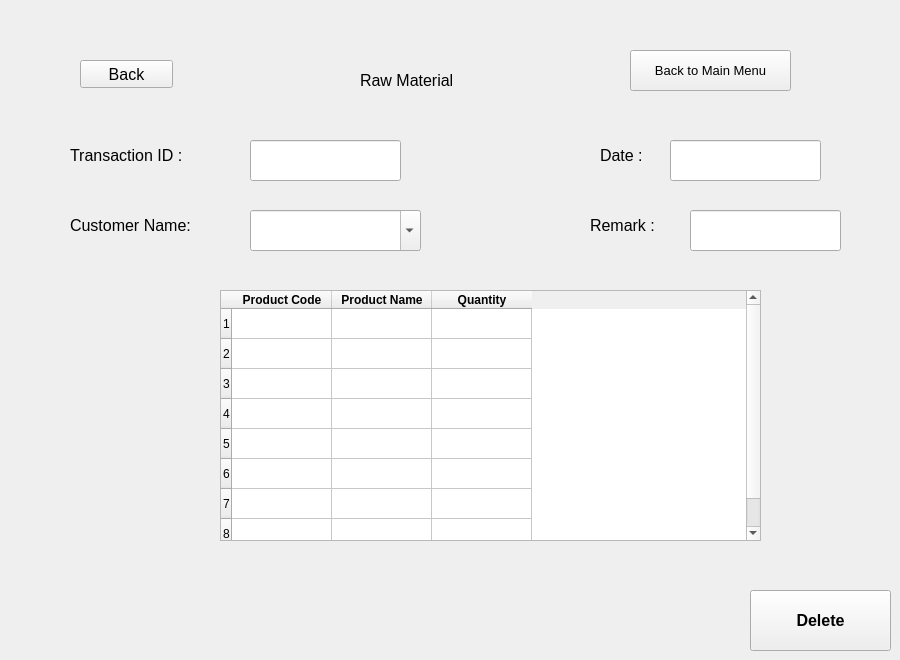
    <widget class="QWidget" name="rm_delete">
     <widget class="QLabel" name="label_13">
      <property name="geometry">
       <rect>
        <x>70</x>
        <y>200</y>
        <width>161</width>
        <height>51</height>
       </rect>
      </property>
      <property name="font">
       <font>
        <pointsize>12</pointsize>
       </font>
      </property>
      <property name="text">
       <string>Customer Name:</string>
      </property>
     </widget>
     <widget class="QLineEdit" name="rm_delete_remark">
      <property name="geometry">
       <rect>
        <x>690</x>
        <y>210</y>
        <width>151</width>
        <height>41</height>
       </rect>
      </property>
      <property name="font">
       <font>
        <pointsize>12</pointsize>
       </font>
      </property>
     </widget>
     <widget class="QPushButton" name="pushButton_4">
      <property name="geometry">
       <rect>
        <x>630</x>
        <y>50</y>
        <width>161</width>
        <height>41</height>
       </rect>
      </property>
      <property name="font">
       <font>
        <pointsize>10</pointsize>
       </font>
      </property>
      <property name="text">
       <string>Back to Main Menu</string>
      </property>
     </widget>
     <widget class="QLabel" name="label_14">
      <property name="geometry">
       <rect>
        <x>360</x>
        <y>60</y>
        <width>151</width>
        <height>41</height>
       </rect>
      </property>
      <property name="font">
       <font>
        <pointsize>12</pointsize>
       </font>
      </property>
      <property name="text">
       <string>Raw Material</string>
      </property>
     </widget>
     <widget class="QComboBox" name="rm_delete_customer">
      <property name="geometry">
       <rect>
        <x>250</x>
        <y>210</y>
        <width>171</width>
        <height>41</height>
       </rect>
      </property>
      <property name="font">
       <font>
        <pointsize>12</pointsize>
       </font>
      </property>
      <property name="editable">
       <bool>true</bool>
      </property>
      <item>
       <property name="text">
        <string/>
       </property>
      </item>
      <item>
       <property name="text">
        <string>Rajesh</string>
       </property>
      </item>
      <item>
       <property name="text">
        <string>Nishit</string>
       </property>
      </item>
      <item>
       <property name="text">
        <string>Nilay</string>
       </property>
      </item>
      <item>
       <property name="text">
        <string>Parth</string>
       </property>
      </item>
     </widget>
     <widget class="QLabel" name="label_15">
      <property name="geometry">
       <rect>
        <x>70</x>
        <y>130</y>
        <width>161</width>
        <height>51</height>
       </rect>
      </property>
      <property name="font">
       <font>
        <pointsize>12</pointsize>
       </font>
      </property>
      <property name="text">
       <string>Transaction ID : </string>
      </property>
     </widget>
     <widget class="QPushButton" name="rm_delete_confirm">
      <property name="geometry">
       <rect>
        <x>750</x>
        <y>590</y>
        <width>141</width>
        <height>61</height>
       </rect>
      </property>
      <property name="font">
       <font>
        <pointsize>12</pointsize>
        <weight>75</weight>
        <bold>true</bold>
       </font>
      </property>
      <property name="text">
       <string>Delete</string>
      </property>
     </widget>
     <widget class="QLabel" name="label_16">
      <property name="geometry">
       <rect>
        <x>600</x>
        <y>130</y>
        <width>71</width>
        <height>51</height>
       </rect>
      </property>
      <property name="font">
       <font>
        <pointsize>12</pointsize>
       </font>
      </property>
      <property name="text">
       <string>Date :</string>
      </property>
     </widget>
     <widget class="QTableWidget" name="rm_delete_table">
      <property name="geometry">
       <rect>
        <x>220</x>
        <y>290</y>
        <width>541</width>
        <height>251</height>
       </rect>
      </property>
      <property name="rowCount">
       <number>8</number>
      </property>
      <property name="columnCount">
       <number>3</number>
      </property>
      <row/>
      <row/>
      <row/>
      <row/>
      <row/>
      <row/>
      <row/>
      <row/>
      <column>
       <property name="text">
        <string>Product Code</string>
       </property>
       <property name="font">
        <font>
         <weight>75</weight>
         <bold>true</bold>
        </font>
       </property>
      </column>
      <column>
       <property name="text">
        <string>Product Name</string>
       </property>
       <property name="font">
        <font>
         <weight>75</weight>
         <bold>true</bold>
        </font>
       </property>
      </column>
      <column>
       <property name="text">
        <string>Quantity</string>
       </property>
       <property name="font">
        <font>
         <weight>75</weight>
         <bold>true</bold>
        </font>
       </property>
      </column>
      <item row="0" column="1">
       <property name="text">
        <string/>
       </property>
       <property name="flags">
        <set>ItemIsSelectable|ItemIsDragEnabled|ItemIsEnabled</set>
       </property>
      </item>
      <item row="1" column="1">
       <property name="text">
        <string/>
       </property>
       <property name="flags">
        <set>ItemIsSelectable|ItemIsDragEnabled|ItemIsEnabled</set>
       </property>
      </item>
      <item row="2" column="1">
       <property name="text">
        <string/>
       </property>
       <property name="flags">
        <set>ItemIsSelectable|ItemIsDragEnabled|ItemIsEnabled</set>
       </property>
      </item>
      <item row="3" column="1">
       <property name="text">
        <string/>
       </property>
       <property name="flags">
        <set>ItemIsSelectable|ItemIsDragEnabled|ItemIsEnabled</set>
       </property>
      </item>
      <item row="4" column="1">
       <property name="text">
        <string/>
       </property>
       <property name="flags">
        <set>ItemIsSelectable|ItemIsDragEnabled|ItemIsEnabled</set>
       </property>
      </item>
      <item row="5" column="1">
       <property name="text">
        <string/>
       </property>
       <property name="flags">
        <set>ItemIsSelectable|ItemIsDragEnabled|ItemIsEnabled</set>
       </property>
      </item>
      <item row="6" column="1">
       <property name="text">
        <string/>
       </property>
       <property name="flags">
        <set>ItemIsSelectable|ItemIsDragEnabled|ItemIsEnabled</set>
       </property>
      </item>
      <item row="7" column="1">
       <property name="text">
        <string/>
       </property>
       <property name="flags">
        <set>ItemIsSelectable|ItemIsDragEnabled|ItemIsEnabled</set>
       </property>
      </item>
     </widget>
     <widget class="QLineEdit" name="rw_delete_transaction_id">
      <property name="geometry">
       <rect>
        <x>250</x>
        <y>140</y>
        <width>151</width>
        <height>41</height>
       </rect>
      </property>
      <property name="font">
       <font>
        <pointsize>12</pointsize>
       </font>
      </property>
     </widget>
     <widget class="QLineEdit" name="rm_delete_date">
      <property name="geometry">
       <rect>
        <x>670</x>
        <y>140</y>
        <width>151</width>
        <height>41</height>
       </rect>
      </property>
      <property name="font">
       <font>
        <pointsize>12</pointsize>
       </font>
      </property>
     </widget>
     <widget class="QPushButton" name="back_view_rm">
      <property name="geometry">
       <rect>
        <x>80</x>
        <y>60</y>
        <width>93</width>
        <height>28</height>
       </rect>
      </property>
      <property name="font">
       <font>
        <pointsize>12</pointsize>
       </font>
      </property>
      <property name="text">
       <string>Back</string>
      </property>
     </widget>
     <widget class="QLabel" name="label_17">
      <property name="geometry">
       <rect>
        <x>590</x>
        <y>200</y>
        <width>101</width>
        <height>51</height>
       </rect>
      </property>
      <property name="font">
       <font>
        <pointsize>12</pointsize>
       </font>
      </property>
      <property name="text">
       <string>Remark :</string>
      </property>
     </widget>
    </widget>
